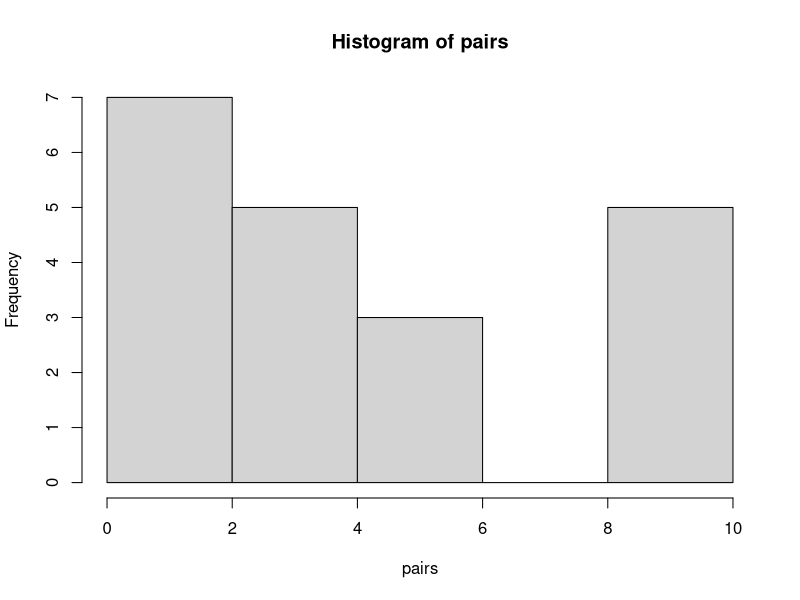

Source code (R):
## ---- chunk 1
3*2
## ---- chunk 2
pairs<-c(5,1,1,1,0,2,2,4,2,3,3,4,4,5,6,9,9,9,9,9)
hist(pairs)
